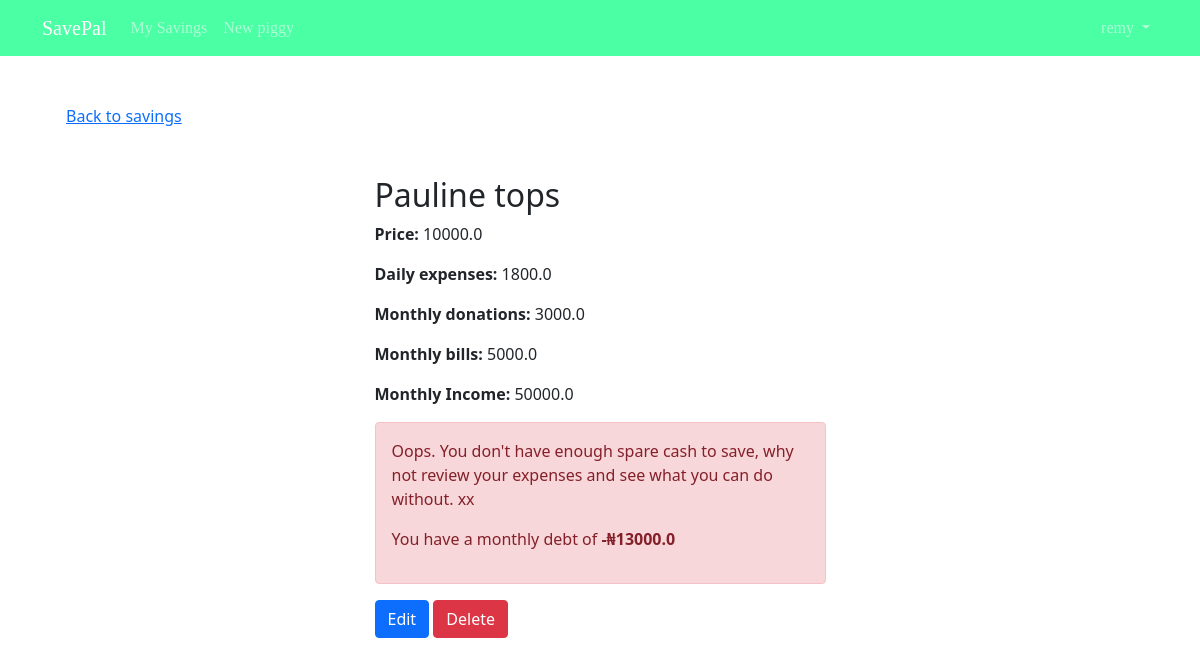
The app's page /piggy/2/ (signed in) with its own data.
### users/models.py (models this page shows)
class CustomUser(AbstractUser):
    email = models.EmailField(unique=True)

### savings/models.py (models this page shows, shortened)
class Piggy(models.Model):
    saver = models.ForeignKey(
        get_user_model(),
        on_delete=models.CASCADE)
    monthly_income = models.FloatField(null=True, blank=True)
    desired_item = models.CharField(max_length=200, blank=True)
    desired_item_cost = models.FloatField(null=True, blank=True)
    daily_expenses = models.FloatField(null=True, blank=True)
    monthly_donations = models.FloatField(null=True, blank=True)
    monthly_bills = models.FloatField(null=True, blank=True)
    created = models.DateTimeField(auto_now_add=True)

### savings/views.py (the view)
# urls.py: path('piggy/<int:piggy_pk>/', view_savings, name='savings_detail'),
def view_savings(request, piggy_pk):
    piggy = get_object_or_404(Piggy, pk=piggy_pk)
    if request.method == "GET":
        piggy = get_object_or_404(Piggy, pk=piggy_pk, saver=request.user)
        miscellaneous = piggy.monthly_income * 0.02
        spare_cash = piggy.monthly_income - ((piggy.daily_expenses * 30) + piggy.monthly_donations + piggy.monthly_bills + miscellaneous)
        if -(spare_cash) == abs(spare_cash):
            error = "Oops. You don't have enough spare cash to save, why not review your expenses and see what you can do without. xx"
            num_saving_days = piggy.desired_item_cost/abs(spare_cash)
            num_saving_days = ceil(num_saving_days)
            return render(request, "savings_detail.html", {"piggy":piggy, "spare_cash":abs(spare_cash), "days":num_saving_days, "error":error})
        else:
            num_saving_days = piggy.desired_item_cost/spare_cash
            num_saving_days = ceil(num_saving_days)
            return render(request, "savings_detail.html", {"piggy":piggy, "spare_cash":spare_cash, "days":num_saving_days})

### templates/savings_detail.html (shortened to what this page needs)
{% extends 'base.html' %}
{% block content %}
<br>
<br>
    <div class="container row">
        <div class="col-md-6">
            <a href="{% url 'savings_list' %}">Back to savings</a>
        </div>
    </div>
    <div class="row justify-content-center mt-5">
        <div class="col-md-5">
            <h2>{{ piggy.desired_item }}</h2>
            <p><b>Price:</b> {{ piggy.desired_item_cost }}</p>
            <p><b>Daily expenses:</b> {{ piggy.daily_expenses }}</p>
            <p><b>Monthly donations:</b> {{ piggy.monthly_donations }}</p>
            <p><b>Monthly bills:</b> {{ piggy.monthly_bills }}</p>
            <p><b>Monthly Income:</b> {{ piggy.monthly_income }}</p>
            {% if error %}
            <div class="alert alert-danger" role="alert">
                <p>{{ error }}</p>
                <p>You have a monthly debt of <b>-₦{{ spare_cash }}</b></p>
            </div>
            {% endif %}
            <a href="{% url 'savings_edit' piggy.pk %}" role="button" class="btn btn-primary">Edit</a>
            <a href="{% url 'savings_delete' piggy.pk %}" role="button" class="btn btn-danger">Delete</a>
        </div>
    </div>
{% endblock content %}

### templates/base.html (shortened to what this page needs)
<!DOCTYPE html>
<html lang="en">
<head>
    <link href="https://cdn.jsdelivr.net/npm/bootstrap@5.1.3/dist/css/bootstrap.min.css" rel="stylesheet">
</head>
<body>
    <nav class="navbar navbar-expand-md navbar-dark" style="background-color:#00ff80b4;">
        <div class="container">
          <a class="navbar-brand" href="{% url 'home' %}">
            SavePal
          </a>
          <div class="collapse navbar-collapse" id="navbarSupportedContent">
            {% if user.is_authenticated %}
            <ul class="navbar-nav mr-auto">
              <li class="nav-item">
                <a class="nav-link" aria-current="page" href="{% url 'savings_list' %}">My Savings</a>
              </li>
              <li class="nav-item">
                <a class="nav-link" href="{% url 'savings_new' %}">New piggy</a>
              </li>
            </ul>
            {% endif %}
            <ul class="navbar-nav ms-auto">
              {% if user.is_authenticated %}
              <li class="nav-item dropdown">
                <a class="nav-link dropdown-toggle" href="#" role="button" id="userMenu"
                data-bs-toggle="dropdown" aria-haspopup="true" aria-expanded="false">
                {{ user.username }}
                </a>
                {% endif %}
            </li>
            </ul>
          </div>
        </div>
      </nav>
    <div class="container">
        {% block content %}
        {% endblock content %}
    </div>
</body>
</html>

### templates/base.html (style rules this page uses)
.navbar a { font-family: 'Dangrek', cursive; }

### records on screen
CustomUser: username "remy"
Piggy: desired_item "Pauline tops", desired_item_cost "10000.0", daily_expenses "1800.0", monthly_donations "3000.0", monthly_bills "5000.0", monthly_income "50000.0"

### other values on screen
{{ error }} "Oops. You don't have enough spare cash to save, why not review your expenses and see what you can do without. xx"
{{ spare_cash }} "13000.0"
